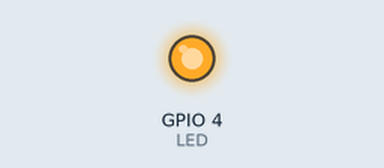
The program below on a simulated Raspberry Pi (BCM pin numbers). Shown: output pins drawn as LEDs (lit = HIGH).

Above: at 2.5 s.
At 7.5 s:
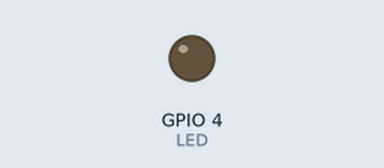
Timing chart, 0 to 13.0 s (numbered marks = the images above):
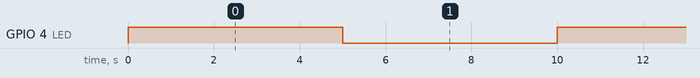

Measured:
- by itself, GPIO 4 (LED): alternates HIGH for 5.0 s and LOW for 5.0 s

The program:

bulbControl.py
```python
import RPi.GPIO as GPIO
import time

LED = 4
GPIO.setmode(GPIO.BCM)
GPIO.setup(LED, GPIO.OUT)
GPIO.output(LED, GPIO.LOW)

try :
	while True:
		GPIO.output(LED, GPIO.HIGH)
		time.sleep(5)
		GPIO.output(LED, GPIO.LOW)
		time.sleep(5)
except KeyboardInterrupt:
	print "Exiting"
	GPIO.cleanup()
```
